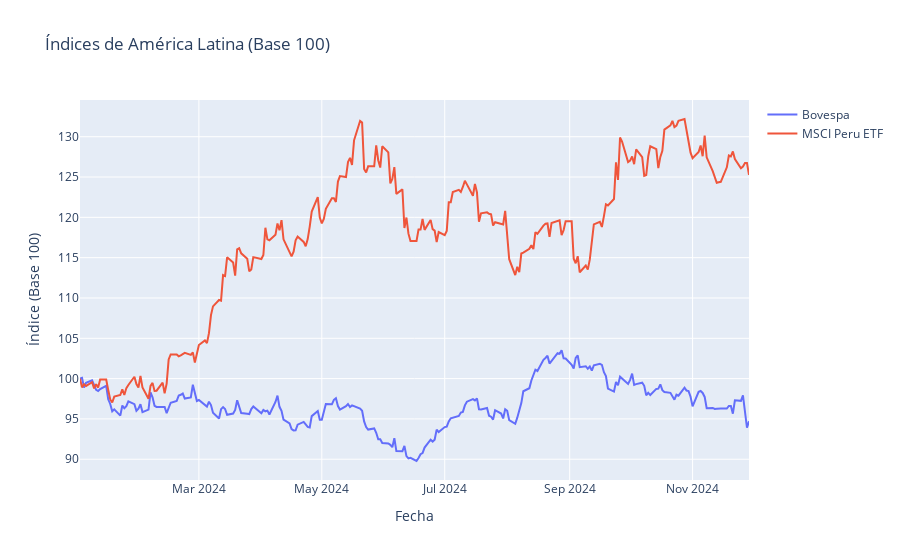

The cell this chart's notebook holds for it:
### Code cell
plot_indices(latam_merged, 'Índices de América Latina (Base 100)')

### Figure 1 — Plotly figure (JSON) as saved in the notebook; plotly's stock layout.template omitted (floating-point values rounded to 4 significant figures; data arrays with more than 128 entries replaced by an {"elided": "..."} marker saying what was removed)
{"data": [{"mode": "lines", "name": "Bovespa", "type": "scatter", "x": {"elided": "238 str values"}, "y": {"elided": "238 float values"}}, {"mode": "lines", "name": "MSCI Peru ETF", "type": "scatter", "x": {"elided": "238 str values"}, "y": {"elided": "238 float values"}}], "layout": {"hovermode": "x unified", "title": {"text": "Índices de América Latina (Base 100)"}, "xaxis": {"title": {"text": "Fecha"}}, "yaxis": {"title": {"text": "Índice (Base 100)"}}}}
